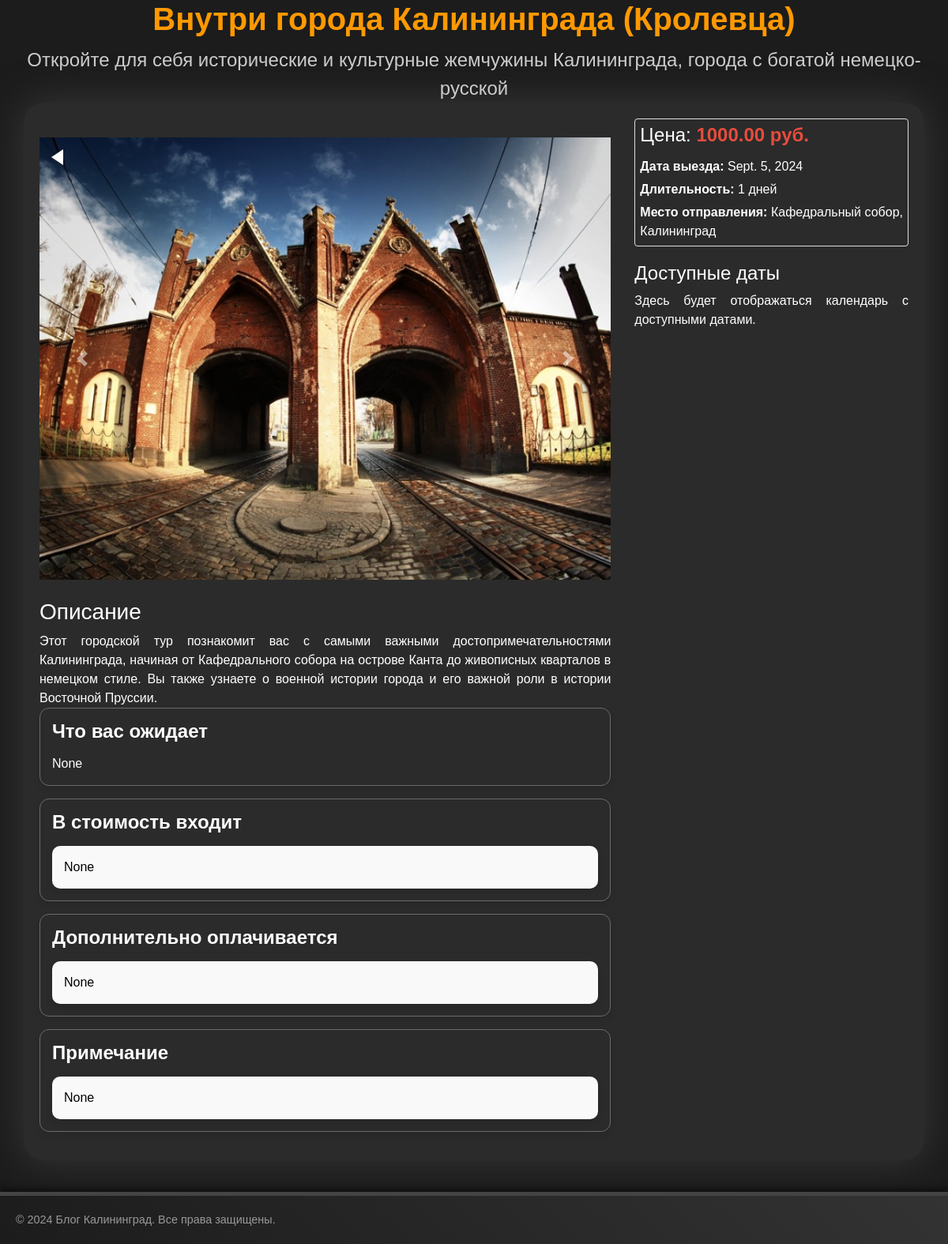
The app's page /tour/5/ with its own data.
### blog/models.py (models this page shows, shortened)
class Tour(models.Model):
    TOUR_TYPE_CHOICES = [
        ('bike', 'На вело'),
        ('car', 'На машине'),
        ('other', 'Иной странспорт'),
        ('walk', 'Пешком'),
        ('boat', 'На лодке')
    ]
    title = models.CharField(max_length=255)
    short_description = models.CharField(max_length=100, blank=True)
    description = models.TextField(default="")
    expectations = RichTextField(blank=True, null=True)
    price = models.DecimalField(max_digits=10, decimal_places=2)
    departure_date = models.DateField(default=timezone.now)
    duration = models.IntegerField(default=1)
    starting_point = models.CharField(max_length=200, default="")
    image = models.ImageField(upload_to='tours/')
    organizational_details = RichTextField(blank=True, null=True)
    available_dates = models.JSONField(default=list, blank=True)
    additional_fees = RichTextField(blank=True, null=True)
    tour_type = models.CharField(max_length=10, choices=TOUR_TYPE_CHOICES, default='other')  # Usunięto Tag
    included_in_price = RichTextField(blank=True, null=True)
    extra_charges = RichTextField(blank=True, null=True)
    notes = RichTextField(blank=True, null=True)

class TourImage(models.Model):
    image = models.ImageField(upload_to='tour_images/')
    tour = models.ForeignKey(Tour, related_name='tour_images', on_delete=models.CASCADE)

### blog/views.py (the view)
# urls.py: path('tour/<int:tour_id>/', views.tour_detail, name='tour_detail'),
def tour_detail(request, tour_id):
    tour = get_object_or_404(Tour, id=tour_id)
    return render(request, 'tour_detail.html', {'tour': tour})

### blog/templates/tour_detail.html (shortened to what this page needs)
<!DOCTYPE html>
{% load static %}
<html lang="ru">
<head>
    <link rel="stylesheet" href="https://stackpath.bootstrapcdn.com/bootstrap/4.5.2/css/bootstrap.min.css">
    <link rel="stylesheet" type="text/css" href="{% static 'blog/style.css' %}">
</head>
<body>
    <header class="header">
        <div class="overlay">
            <h1 class="title">{{ tour.title }}</h1>
            <p class="subtitle">{{ tour.short_description }}</p>
        </div>
    </header>
    <div class="container">
        <div class="row">
            <div class="col-md-8">
                <div class="carousel-container mt-4">
                    <a href="/" class="back-home-button"></a>
                    <div id="tourCarousel" class="carousel slide mb-4" data-ride="carousel">
                        <div class="carousel-inner">
                            {% for image in tour.tour_images.all %}
                                <div class="carousel-item {% if forloop.first %}active{% endif %}">
                                    <img src="{{ image.image.url }}" class="d-block w-100" alt="...">
                                </div>
                            {% endfor %}
                        </div>
                        <a class="carousel-control-prev" href="#tourCarousel" role="button" data-slide="prev">
                            <span class="carousel-control-prev-icon" aria-hidden="true"></span>
                        </a>
                        <a class="carousel-control-next" href="#tourCarousel" role="button" data-slide="next">
                            <span class="carousel-control-next-icon" aria-hidden="true"></span>
                        </a>
                    </div>
                    <h3>Описание</h3>
                    <p>{{ tour.description }}</p>
                    <section id="details" class="mb-5 tour-info-block">
                        <h3>Что вас ожидает</h3>
                        <div class="expectations-list">
                            {{ tour.expectations|safe }}
                        </div>
                    </section>
                    <section id="price-included" class="mb-5 tour-info-block">
                        <h3>В стоимость входит</h3>
                        <div class="included-in-price">
                            {{ tour.included_in_price|safe }}
                        </div>
                    </section>
                    <section id="additional-fees" class="mb-5 tour-info-block">
                        <h3>Дополнительно оплачивается</h3>
                        <div class="additional-fees">
                            {{ tour.additional_fees|safe }}
                        </div>
                    </section>
                    <section id="notes" class="mb-5 tour-info-block">
                        <h3>Примечание</h3>
                        <div class="notes">
                            {{ tour.notes|safe }}
                        </div>
                    </section>
                </div>
            </div>
            <div class="col-md-4">
                <div class="tour-info">
                    <h4>Цена: <span class="tour-price">{{ tour.price }} руб.</span></h4>
                    <p><strong>Дата выезда:</strong> {{ tour.departure_date }}</p>
                    <p><strong>Длительность:</strong> {{ tour.duration }} дней</p>
                    <p><strong>Место отправления:</strong> {{ tour.starting_point }}</p>
                </div>
                <h4>Доступные даты</h4>
                <div id="yandex-calendar">
                    <p>Здесь будет отображаться календарь с доступными датами.</p>
                </div>
            </div>
        </div>
    </div>
<footer class="footer">
    <p>© 2024 Блог Калининград. Все права защищены.</p>
</footer>
</body>
</html>

### static/blog/style.css (style rules this page uses)
.footer, footer { box-shadow: 0-4px 8px #00000080 }
a { text-decoration: none !important; }
a, body, h1, li, p, ul { margin: 0 }
.header .title, .header h1, .nav-menu li a, .offer-item .price, .price, .telegram-button, .tour-card .price, .tour-price, .tour-title { font-weight: 700 }
.tour-info-block h3 { color: #fff }
#blog-posts h2, .header h1 { color: #f90 }
a, body, h1, h2, li, p, ul { padding: 0; box-sizing: border-box; text-align: justify }
.custom-btn, .footer, .header, .header .overlay, .header h1, .offer, .offers-section, .tour-card .price, .tour-price, footer, header { text-align: center }
body { background-color: #1c1c1c !important; color: #fff; font-family: Arial, sans-serif }
.container, .main-content, .page, footer, form .form-control, form .form-control:focus { background-color: #1c1c1c }
footer { margin-top: 50px; background: linear-gradient(45deg, #1e1e1e, #333); color: #999; font-size: .9em }
.header h1, h1 { font-size: 3em }
footer, header { padding: 20px }
.header { background: linear-gradient(45deg, #1e1e1e, #333); color: #fff; border-bottom: 5px solid #444; background-size: cover; padding: 0; margin-bottom: 60px; display: math; align-items: flex-end; height: 150px; width: 100%; overflow: hidden; }
.nav-menu, .navbar, .offers, .row, .tour-card, .tour-container, .tour-footer, .tour-info { display: flex }
.header .overlay { padding: 20px; border-radius: 4px; display: contents; animation: 1s ease-out fadeIn; position: absolute; top: 50%; left: 50%; transform: translate(-50%, -50%); background: rgba(0, 0, 0, .6); color: #fff }
.header .title { font-size: 2.5em; margin: 0 }
.header .subtitle { font-size: 1.5em; margin-top: 10px }
.card, .header h1, .tour-card { margin-bottom: 20px }
.mb-5, .my-5 { margin-bottom: 1rem !important; }
.footer { background-color: #222; border-top: 5px solid #444; padding: 20px; font-size: .9em; margin-top: 40px; background: linear-gradient(45deg, #1c1c1c, #333); color: #999 }
.container, .offer-item { box-shadow: 0 4px 8px #0003; border-radius: 4px }
.container { padding: 20px; background-color: #333333a6; border-radius: 25px; box-shadow: 0px 0px 50px 1px #383838; }
.header p, .offer-item p { font-size: 1.2em; color: #ccc; text-align: center }
.offer-item .price, .offer-item h3, .offer-price, .tour-card .tour-title, .tour-price { color: #ff7f00 }
.row { flex-wrap: wrap; margin-right: -15px; margin-left: -15px }
.carousel-inner img { height: 100vh; object-fit: cover; }
.carousel-item img { width: 100vw; height: 70vh; background: linear-gradient(180deg, #00000063 100%, #0000000c 69%, #00000000 100%); }
.carousel-container { position: relative; margin: 0 auto; }
.tour-info { flex-wrap: wrap; gap: 5px; padding: 6px; border: 1px solid #ddd; border-radius: 4px; margin-bottom: 20px; flex: 4; text-decoration: none }
.tour-info-block { padding: 15px; border-radius: 12px; box-shadow: 0 4px 8px rgba(0, 0, 0, .1); margin-bottom: 20px; border: 1px solid #6b6b6b }
.tour-info-block h3 { font-size: 1.5rem; font-weight: 600; margin-bottom: 15px }
.tour-price { font-size: 1.5rem; color: #e74c3c }
.additional-fees, .included-in-price, .notes { background-color: #f9f9f9; padding: 15px; box-shadow: 0 4px 8px rgba(0, 0, 0, .1) }
.additional-fees, .expectations-list p, .included-in-price, .notes { border-radius: 10px; }
.expectations-list { counter-reset: step }
.additional-fees, .included-in-price, .notes { color: #000 }
.back-home-button { bottom: 20px; right: 20px; left: 15px; top: 15px; display: inline-block; position: absolute; width: 0; height: 0; border-top: 10px solid transparent; border-bottom: 10px solid transparent; border-right: 15px solid #fff; z-index: 1000; cursor: pointer; transition: border-right-color .3s, transform .3s }

### records on screen
Tour: title "Внутри города Калининграда (Кролевца)", short_description "Откройте для себя исторические и культурные жемчужины Калининграда, города с богатой немецко-русской", description "Этот городской тур познакомит вас с самыми важными достопримечательностями Калининграда, начиная от Кафедрального собора на острове Канта до живописных кварталов в немецком стиле. Вы также узнаете о военной истории города и его важной роли в истории Восточной Пруссии.", expectations "None", included_in_price "None", additional_fees "None", notes "None", price "1000.00", departure_date "Sept. 5, 2024", duration "1", starting_point "Кафедральный собор, Калининград"
TourImage: image (picture)
